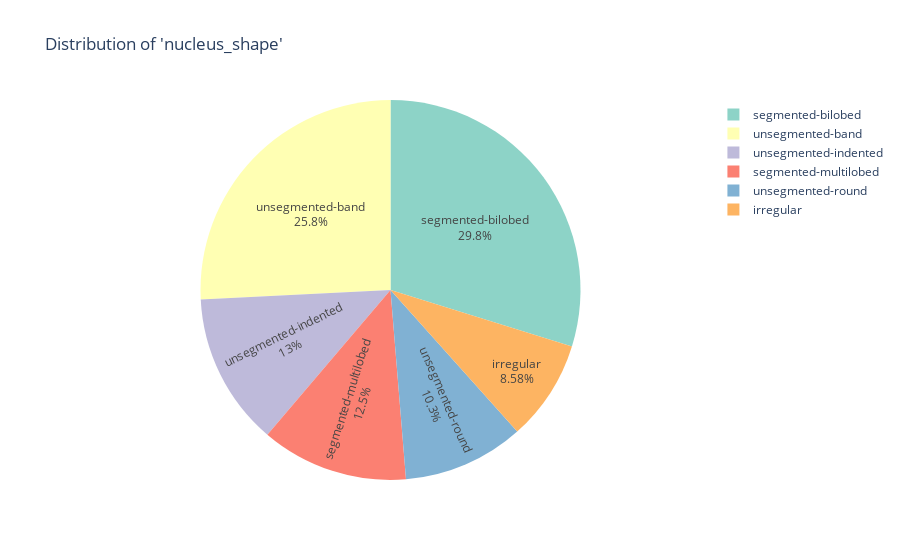

The notebook cell saved with this chart:
### Code cell
print(dev_data["nucleus_shape"].unique())
plot_column_distribution_pie(dev_data, "nucleus_shape")

### Figure 1 — Plotly figure (JSON) as saved in the notebook; plotly's stock layout.template omitted (floating-point values rounded to 4 significant figures)
{"data": [{"domain": {"x": [0, 1], "y": [0, 1]}, "hovertemplate": "Nucleus_shape=%{label}<br>Count=%{value}<extra></extra>", "labels": ["segmented-bilobed", "unsegmented-band", "unsegmented-indented", "segmented-multilobed", "unsegmented-round", "irregular"], "legendgroup": "", "name": "", "showlegend": true, "textinfo": "percent+label", "textposition": "inside", "type": "pie", "values": [1490, 1290, 649, 626, 516, 429]}], "layout": {"legend": {"tracegroupgap": 0}, "piecolorway": ["rgb(141,211,199)", "rgb(255,255,179)", "rgb(190,186,218)", "rgb(251,128,114)", "rgb(128,177,211)", "rgb(253,180,98)", "rgb(179,222,105)", "rgb(252,205,229)", "rgb(217,217,217)", "rgb(188,128,189)", "rgb(204,235,197)", "rgb(255,237,111)"], "showlegend": true, "title": {"text": "Distribution of 'nucleus_shape'"}}}
